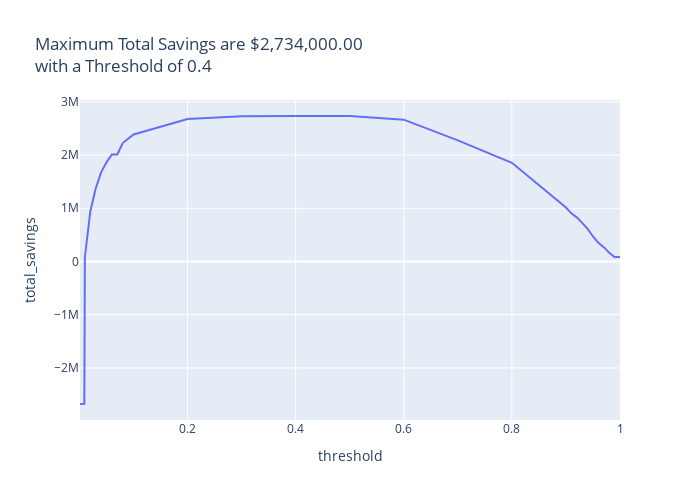

Notebook source saved alongside this figure:
### Code cell
plot_savings_by_threshold(savings_df)

### Figure 1 — Plotly figure (JSON) as saved in the notebook; plotly's stock layout.template omitted (floating-point values rounded to 4 significant figures)
{"data": [{"hovertemplate": "threshold=%{x}<br>total_savings=%{y}<extra></extra>", "legendgroup": "", "line": {"color": "#636efa", "dash": "solid"}, "marker": {"symbol": "circle"}, "mode": "lines", "name": "", "orientation": "v", "showlegend": false, "type": "scatter", "x": [0.001, 0.002, 0.003, 0.004, 0.005, 0.006, 0.007, 0.008, 0.009, 0.01, 0.02, 0.03, 0.04, 0.05, 0.06, 0.07, 0.08, 0.09, 0.1, 0.2, 0.3, 0.4, 0.5, 0.6, 0.7, 0.8, 0.9, 0.91, 0.92, 0.93, 0.94, 0.95, 0.96, 0.97, 0.98, 0.99, 0.99, 0.991, 0.992, 0.993, 0.994, 0.995, 0.996, 0.997, 0.998, 0.999, 0.9991, 0.9992, 0.9993, 0.9994, 0.9995, 0.9996, 0.9997, 0.9998, 0.9999, 1.0], "xaxis": "x", "y": [-2677500, -2677500, -2677500, -2674500, -2673500, -2673500, -2673500, -2673500, -2673500, 80500, 938000, 1372000, 1675500, 1863500, 2010500, 2011000, 2225000, 2306000, 2386500, 2678500, 2731500, 2734000, 2734000, 2665000, 2275000, 1855000, 1015000, 905000, 830000, 725000, 615000, 470000, 350000, 270000, 165000, 85000, 85000, 85000, 85000, 85000, 85000, 85000, 85000, 85000, 85000, 85000, 85000, 85000, 85000, 85000, 85000, 85000, 85000, 85000, 85000, 85000], "yaxis": "y"}], "layout": {"height": 500, "legend": {"tracegroupgap": 0}, "title": {"text": "Maximum Total Savings are $2,734,000.00<br>with a Threshold of 0.4"}, "width": 700, "xaxis": {"anchor": "y", "domain": [0, 1], "title": {"text": "threshold"}}, "yaxis": {"anchor": "x", "domain": [0, 1], "title": {"text": "total_savings"}}}}
